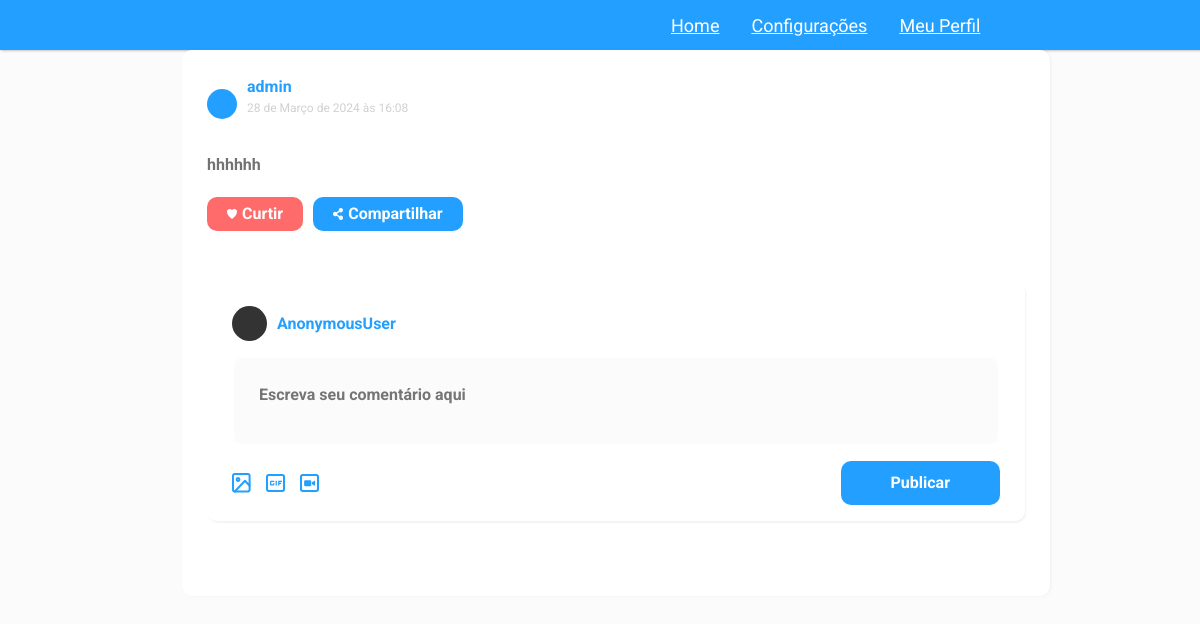
Page /home/comentarios/42/ on the committed database.
### home/models.py (models this page shows, shortened)
class Publicacao(models.Model):
    autor = models.ForeignKey(User, on_delete=models.CASCADE)
    conteudo = models.TextField()
    data_publicacao = models.DateTimeField(auto_now_add=True)
    curtidas = models.ManyToManyField(User, related_name='curtidas', blank=True)

### home/views.py (the view)
# urls.py: path('comentarios/<int:publicacao_id>/', views.comentarios, name="comentarios"),
def comentarios(request, publicacao_id):
    publicacao = get_object_or_404(Publicacao, pk=publicacao_id)
    comentarios = Comentario.objects.filter(publicacao=publicacao)
    numero_curtidas = publicacao.curtidas.count()
    return render(request, 'detalhes_publicacao.html', {'publicacao': publicacao,
                                                        'comentarios': comentarios,
                                                        'numero_curtidas': numero_curtidas})

### home/templates/detalhes_publicacao.html (shortened to what this page needs)
{% extends 'base.html' %}
{% load static %}
{% block 'cabecalho' %}
    <link rel="stylesheet" href="{% static 'home/css/home.css' %}">
{% endblock %}
{% block 'conteudo' %}
    <header class="cabecalho">
        <img class="cabecalho-imagem" src="{% static 'home/img/inicial.svg' %}" alt="Logo da rede social">
        <nav class="cabecalho-menu">
            <a class="cabecalho-menu-item" href="{% url 'home' %}">Home</a>
            <a class="cabecalho-menu-item" href="#">Configurações</a>
            <a class="cabecalho-menu-item" href="{% url 'renderizar_perfil' %}">Meu Perfil</a>
        </nav>
    </header>
    <main class="main">
        <ul class="posts">
            <li class="post">
                <div class="infoUserPost">
                    <div class="imgUserPost"></div>
                    <div class="nameAndHour">
                        <strong>{{ publicacao.autor }}</strong>
                        <p>{{ publicacao.data_publicacao }}</p>
                    </div>
                </div>
                <p>{{ publicacao.conteudo }}</p>
                <div class="actionBtnPost">
                    <button type="button" class="filesPost like"><img src="{% static 'home/img/heart.svg' %}" alt="Curtir">Curtir</button>
                    <button type="button" class="filesPost share"><img src="{% static 'home/img/share.svg' %}" alt="Compartilhar">Compartilhar</button>
                </div>
                <div class="newPost">
                    <div class="infoUser">
                        <div class="imgUser"></div>
                        <strong>{{request.user}}</strong>
                    </div>
                    <form id="comment-form-{{ publicacao.id }}" method="POST" action="{% url 'adicionar_comentario' publicacao.id %}" class="formPost">{% csrf_token %}
                        <textarea id="comment-text-{{ publicacao.id }}" name="comment-text" placeholder="Escreva seu comentário aqui"></textarea>
                        <div class="iconsAndButton">
                            <div class="icons">
                                <button class="btnFileForm"><img src="{% static 'home/img/img.svg' %}" alt="Adicionar uma imagem"></button>
                                <button class="btnFileForm"><img src="{% static 'home/img/gif.svg' %}" alt="Adicionar um gif"></button>
                                <button class="btnFileForm"><img src="{% static 'home/img/video.svg' %}" alt="Adicionar um video"></button>
                            </div>
                            <button type="submit" id="post-button" class="btnSubmitForm">Publicar</button>
                        </div>
                    </form>
                </div>
            </li>
        </ul>
    </main>
    {% endblock %}

### templates/static/geral/css/base.css (style rules this page uses)
body { margin: 0; }

### templates/static/home/css/home.css (style rules this page uses)
* { margin: 0; padding: 0; box-sizing: border-box; text-decoration: none; }
body { background: #fbfbfb; font-family: 'Roboto', sans-serif; -webkit-font-smoothing: antialiased !important; }
li { list-style: none; }
header { width: 100%; height: 50px; background: #23a0ff; display: flex; align-items: center; justify-content: center; box-shadow: 1px 0 3px rgba(0, 0, 0, 0.4); }
.cabecalho { display: flex; flex-direction: row; align-items: center; justify-content: space-around; padding: 24px; }
.cabecalho-imagem { height: 60px; }
.cabecalho-menu { display: flex; gap: 32px; }
.cabecalho-menu-item { font-weight: 400; font-size: 18px; color: #fff; }
.main { max-width: 900px; margin: 0 auto; }
.newPost { width: 100%; height: 240px; display: flex; align-items: flex-start; flex-direction: column; margin: 50px 0; padding: 25px; background: #fff; border-radius: 10px; box-shadow: 1px 2px 2px rgba(0, 0, 0, 0.05); }
.infoUser { display: flex; align-items: center; justify-content: center; }
.imgUser { width: 35px; height: 35px; border-radius: 50%; background: #333; }
.infoUser strong { font-size: 16px; color: #23a0ff; margin-left: 10px; }
.formPost { display: flex; flex-direction: column; width: 100%; }
.formPost textarea { background: #fbfbfb; margin: 15px 0; padding: 25px; border-radius: 10px; resize: none; border: 0; height: 90px; outline: none; font-weight: bold; color: #727272; font-family: 'Roboto', sans-serif; border: 2px solid #fff; }
.iconsAndButton { display: flex; align-items: center; justify-content: space-between; }
.icons { width: 100px; display: flex; align-items: center; justify-content: space-between; }
.icons button { outline: none; margin-right: 15px; border: 0; background: #fff; cursor: pointer; display: flex; align-items: center; justify-content: center; }
button.btnSubmitForm { background: #23a0ff; padding: 10px 50px; color: #fff; font-weight: bold; cursor: pointer; border: 0; border-radius: 10px; transition: background 0.2s; }
li.post { margin-bottom: 50px; background: #fff; width: 100%; border-radius: 10px; padding: 25px; box-shadow: 1px 0 3px rgba(0, 0, 0, 0.05); }
.infoUserPost { display: flex; align-items: center; }
.imgUserPost { width: 30px; height: 30px; border-radius: 50%; background: #23a0ff; }
.nameAndHour { margin-left: 10px; }
.nameAndHour>strong { color: #23a0ff; }
.nameAndHour>p { color: #d1d1d1; font-size: 12px; }
.post>p { width: 100%; margin: 20px 0; font-weight: bold; color: #727272; }
.actionBtnPost { display: flex; align-items: center; }
.filesPost { padding: 5px 20px; border: 0; display: flex; align-items: center; justify-content: center; outline: none; margin-right: 10px; border-radius: 10px; cursor: pointer; color: #fff; font-weight: bold; transition: background 0.2s; }
.filesPost img { margin-right: 5px; }
.like { background: #ff6b6b; }
.share { background: #23a0ff; }

### rows in the picture
Publicacao: autor "admin", data_publicacao "28 de Março de 2024 às 16:08", conteudo "hhhhhh", comment-text "Escreva seu comentário aqui"

### other values in the picture
{{ request.user }} "AnonymousUser"
